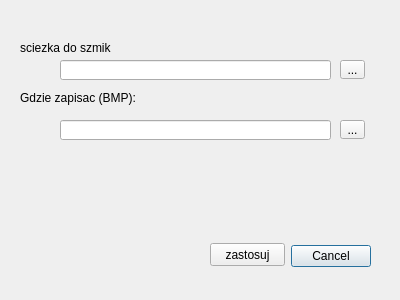
<?xml version="1.0" encoding="UTF-8"?>
<ui version="4.0">
 <class>Decompress</class>
 <widget class="QDialog" name="Decompress">
  <property name="geometry">
   <rect>
    <x>0</x>
    <y>0</y>
    <width>400</width>
    <height>300</height>
   </rect>
  </property>
  <property name="windowTitle">
   <string>Rozpokuj z SZMIK do BMP</string>
  </property>
  <widget class="QDialogButtonBox" name="buttonBox">
   <property name="geometry">
    <rect>
     <x>290</x>
     <y>240</y>
     <width>81</width>
     <height>32</height>
    </rect>
   </property>
   <property name="orientation">
    <enum>Qt::Horizontal</enum>
   </property>
   <property name="standardButtons">
    <set>QDialogButtonBox::Cancel</set>
   </property>
  </widget>
  <widget class="QLabel" name="label">
   <property name="geometry">
    <rect>
     <x>20</x>
     <y>40</y>
     <width>91</width>
     <height>16</height>
    </rect>
   </property>
   <property name="text">
    <string>sciezka do szmika</string>
   </property>
  </widget>
  <widget class="QLineEdit" name="lineEdit">
   <property name="geometry">
    <rect>
     <x>60</x>
     <y>60</y>
     <width>271</width>
     <height>20</height>
    </rect>
   </property>
  </widget>
  <widget class="QLabel" name="label_2">
   <property name="geometry">
    <rect>
     <x>20</x>
     <y>90</y>
     <width>121</width>
     <height>16</height>
    </rect>
   </property>
   <property name="text">
    <string>Gdzie zapisac (BMP):</string>
   </property>
  </widget>
  <widget class="QLineEdit" name="lineEdit_2">
   <property name="geometry">
    <rect>
     <x>60</x>
     <y>120</y>
     <width>271</width>
     <height>20</height>
    </rect>
   </property>
  </widget>
  <widget class="QToolButton" name="toolButton">
   <property name="geometry">
    <rect>
     <x>340</x>
     <y>60</y>
     <width>25</width>
     <height>19</height>
    </rect>
   </property>
   <property name="text">
    <string>...</string>
   </property>
  </widget>
  <widget class="QToolButton" name="toolButton_2">
   <property name="geometry">
    <rect>
     <x>340</x>
     <y>120</y>
     <width>25</width>
     <height>19</height>
    </rect>
   </property>
   <property name="text">
    <string>...</string>
   </property>
  </widget>
  <widget class="QLabel" name="label_3">
   <property name="enabled">
    <bool>true</bool>
   </property>
   <property name="geometry">
    <rect>
     <x>120</x>
     <y>170</y>
     <width>161</width>
     <height>31</height>
    </rect>
   </property>
   <property name="frameShadow">
    <enum>QFrame::Plain</enum>
   </property>
   <property name="text">
    <string/>
   </property>
   <property name="scaledContents">
    <bool>false</bool>
   </property>
  </widget>
  <widget class="QPushButton" name="pushButton">
   <property name="geometry">
    <rect>
     <x>210</x>
     <y>243</y>
     <width>75</width>
     <height>23</height>
    </rect>
   </property>
   <property name="text">
    <string>zastosuj</string>
   </property>
  </widget>
  <zorder>label_3</zorder>
  <zorder>buttonBox</zorder>
  <zorder>label</zorder>
  <zorder>lineEdit</zorder>
  <zorder>label_2</zorder>
  <zorder>lineEdit_2</zorder>
  <zorder>toolButton</zorder>
  <zorder>toolButton_2</zorder>
  <zorder>pushButton</zorder>
 </widget>
 <resources/>
 <connections>
  <connection>
   <sender>buttonBox</sender>
   <signal>accepted()</signal>
   <receiver>Decompress</receiver>
   <slot>accept()</slot>
   <hints>
    <hint type="sourcelabel">
     <x>248</x>
     <y>254</y>
    </hint>
    <hint type="destinationlabel">
     <x>157</x>
     <y>274</y>
    </hint>
   </hints>
  </connection>
  <connection>
   <sender>buttonBox</sender>
   <signal>rejected()</signal>
   <receiver>Decompress</receiver>
   <slot>reject()</slot>
   <hints>
    <hint type="sourcelabel">
     <x>316</x>
     <y>260</y>
    </hint>
    <hint type="destinationlabel">
     <x>286</x>
     <y>274</y>
    </hint>
   </hints>
  </connection>
 </connections>
</ui>
